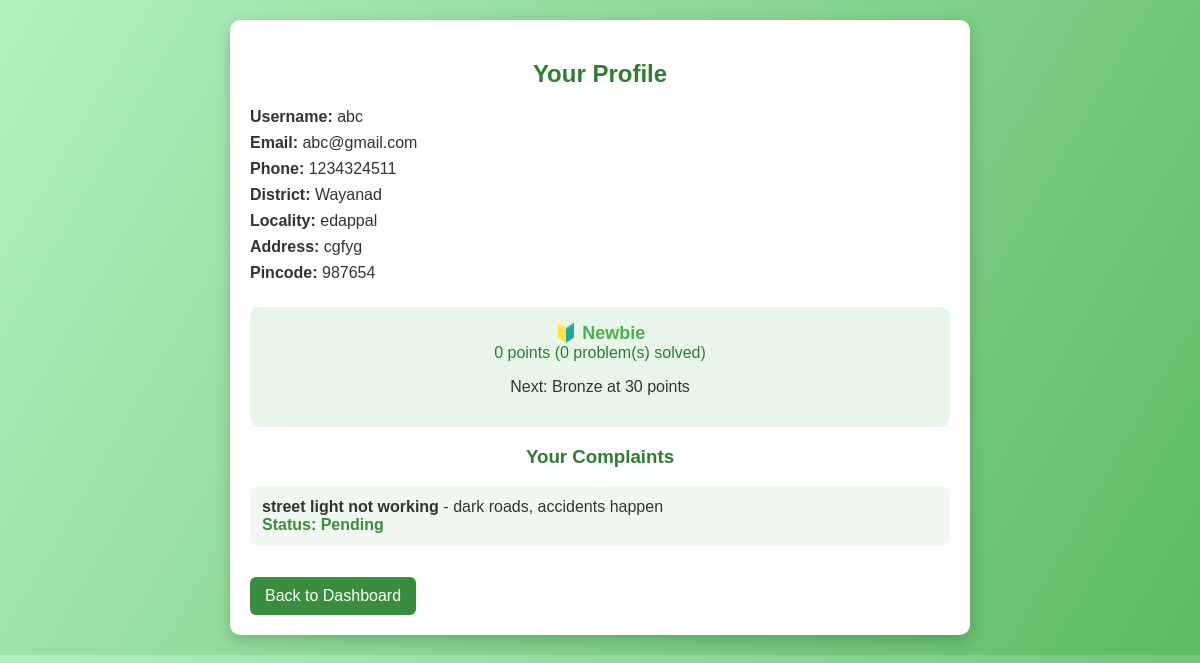
The app's page /profile (signed in), older data.
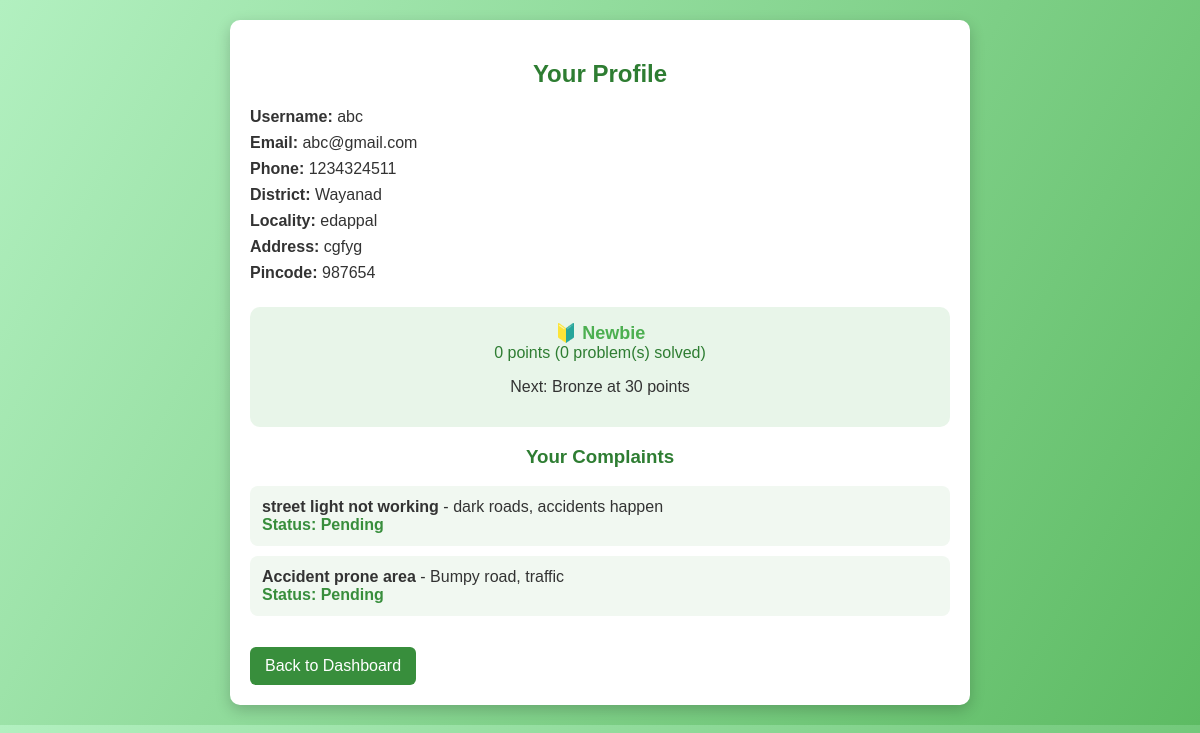
The same page, newer data.
### tables this page shows
CREATE TABLE complaints (
    complaint_id INTEGER PRIMARY KEY AUTOINCREMENT,
    user_id INTEGER,
    title TEXT,
    description TEXT,
    location TEXT,
    status TEXT DEFAULT 'Pending',
    upvotes INTEGER DEFAULT 0,
    downvotes INTEGER DEFAULT 0, latitude REAL, longitude REAL, category TEXT,
    FOREIGN KEY (user_id) REFERENCES users(user_id)
);

### app.py (the view)
@app.route('/profile')
def profile():
    if 'user_id' not in session:
        return redirect(url_for('login'))
    user_id = session['user_id']
    cursor.execute("SELECT username, email, phone, district, locality, address, pincode FROM users WHERE user_id=?",
                   (user_id,))
    user = cursor.fetchone()
    cursor.execute("SELECT title, description, status FROM complaints WHERE user_id=?", (user_id,))
    user_complaints = cursor.fetchall()
    return render_template('profile.html', user=user, user_complaints=user_complaints)

### templates/profile.html (shortened to what this page needs)
<!DOCTYPE html>
<html lang="en">
<head>
</head>
<body>
    <div class="container">
        <h2>Your Profile</h2>
        <div class="profile-details">
            <p><strong>Username:</strong> {{ user[0] }}</p>
            <p><strong>Email:</strong> {{ user[1] }}</p>
            <p><strong>Phone:</strong> {{ user[2] }}</p>
            <p><strong>District:</strong> {{ user[3] }}</p>
            <p><strong>Locality:</strong> {{ user[4] }}</p>
            <p><strong>Address:</strong> {{ user[5] }}</p>
            <p><strong>Pincode:</strong> {{ user[6] }}</p>
        </div>
        <div class="badge-section">
            {% set solved_count = user_complaints | selectattr('2', 'equalto', 'Solved') | list | length %}
            {% set points = solved_count * 10 %}
            {% if points >= 150 %}
                {% set badge = "🌟 Platinum Badge" %}
                {% set next = "You’ve unlocked all badges!" %}
            {% elif points >= 100 %}
                {% set badge = "🏆 Gold Badge" %}
                {% set next = "Next: Platinum at 150 points" %}
            {% elif points >= 50 %}
                {% set badge = "🥈 Silver Badge" %}
                {% set next = "Next: Gold at 100 points" %}
            {% elif points >= 30 %}
                {% set badge = "🥉 Bronze Badge" %}
                {% set next = "Next: Silver at 50 points" %}
            {% else %}
                {% set badge = "🔰 Newbie" %}
                {% set next = "Next: Bronze at 30 points" %}
            {% endif %}
            <div class="badge-name">{{ badge }}</div>
            <div class="points">{{ points }} points ({{ solved_count }} problem(s) solved)</div>
            <p>{{ next }}</p>
        </div>
        <h3>Your Complaints</h3>
        <ul>
            {% for complaint in user_complaints %}
                <li>
                    <strong>{{ complaint[0] }}</strong> - {{ complaint[1] }}
                    <br>
                    <span class="status">Status: {{ complaint[2] }}</span>
                </li>
            {% else %}
                <li>No complaints submitted yet.</li>
            {% endfor %}
        </ul>
        <a href="{{ url_for('dashboard') }}" class="btn">Back to Dashboard</a>
    </div>
</body>
</html>

Row changes from the older to the newer data that the page shows:
added complaints: title "Accident prone area", description "Bumpy road, traffic", status "Pending"
